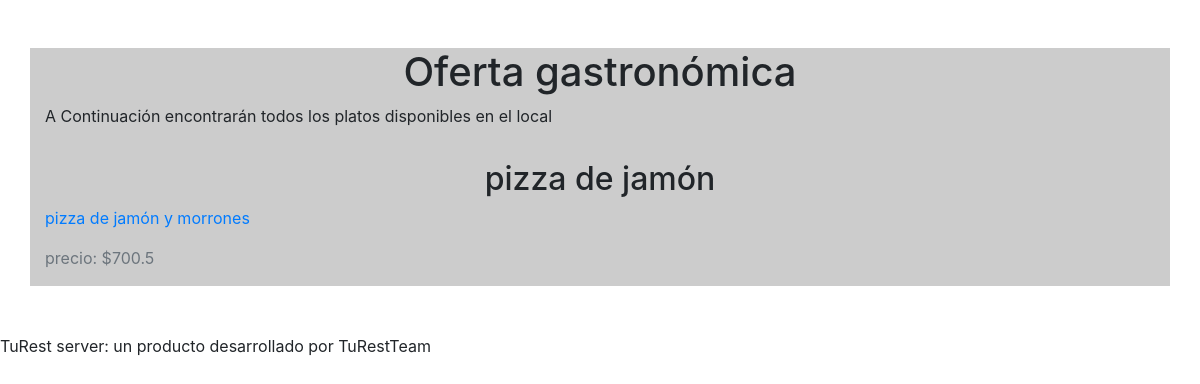
The app's page /, older data.
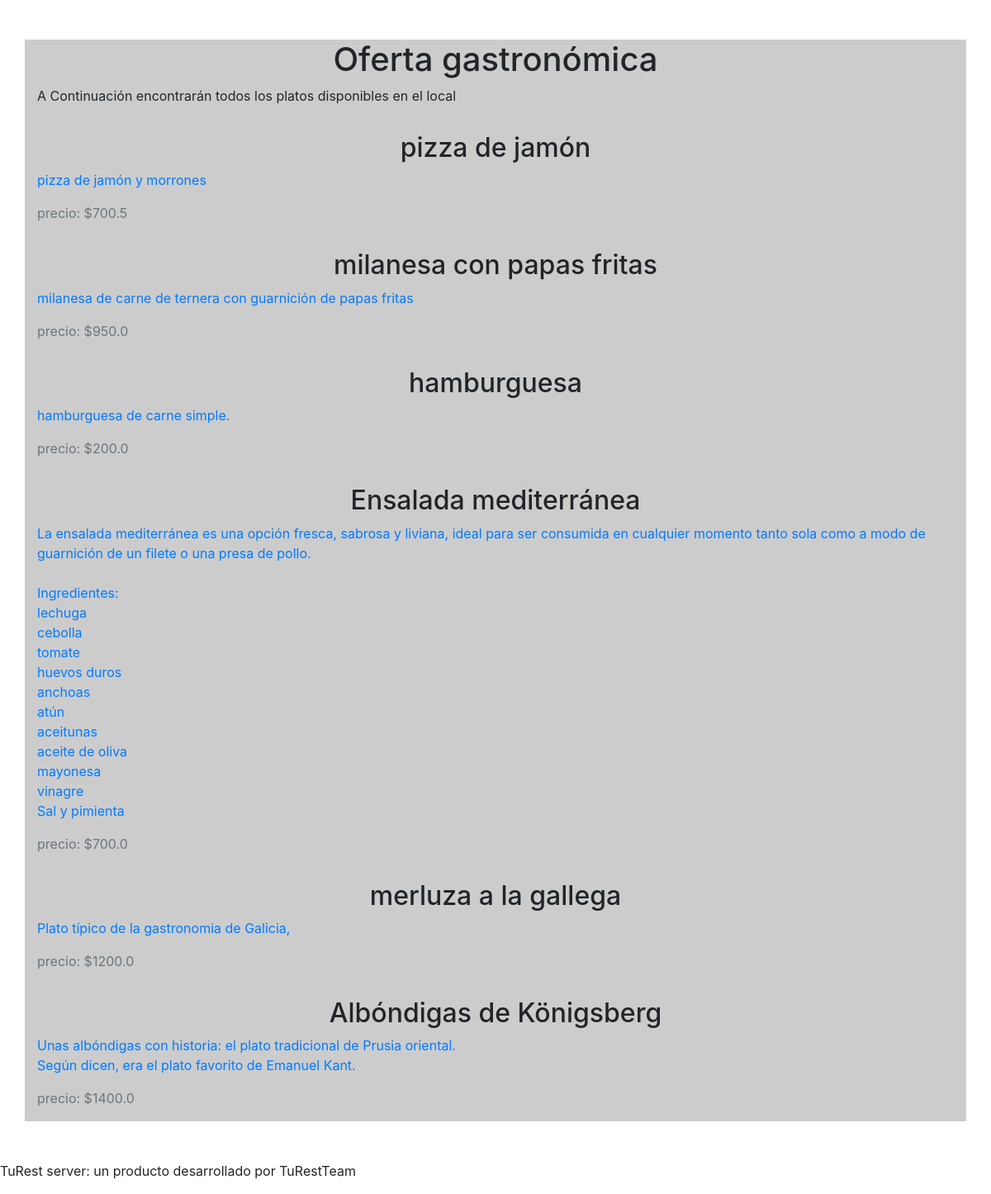
The same page, newer data.
### administracion/models.py (models this page shows, shortened)
class Item(models.Model):
	author = models.ForeignKey('auth.User', on_delete=models.CASCADE)
	name = models.CharField(max_length=200)
	description = models.TextField()
	price = models.FloatField()
	created_date = models.DateTimeField(default=timezone.now)
	updateDate = models.DateTimeField(blank=True, null=True)

### portal/views.py (the view)
# urls.py: path('', views.home, name='panel'),
def home(request):
	return render(request, 'portal/home.html', {'items':Item.objects.all()})

### portal/templates/portal/home.html
{% extends 'publicStructure.html' %}
{% block content %}
	<div class="row mt-5">
		<div class="col-12">
			<h1 class="text-center">Oferta gastronómica</h1>
			<p>A Continuación encontrarán todos los platos disponibles en el local</p>
		</div>
	</div>
	{% for item in items %}
		<article class="row mt-3">
			<div class="col-12">
				<h2 class="text-center">{{item.name}}</h2>
				<p class="text-primary">{{item.description|linebreaksbr}}</p>
				<p class="text-secondary">precio: ${{item.price}}</p>
			</div>
		</article>
	{% endfor %}
{% endblock %}

Row changes from the older to the newer data that the page shows:
added Item: name "milanesa con papas fritas", description "milanesa de carne de ternera con guarnición de papas fritas", price "950.0"
added Item: name "hamburguesa", description "hamburguesa de carne simple.", price "200.0"
added Item: name "Ensalada mediterránea", description "La ensalada mediterránea es una opción fresca, sabrosa y liviana, ideal para ser consumida en cualquier momento tanto sola como a modo de guarnición de un filete o una presa de pollo. Ingredientes: lechuga cebolla tomate huevos duros anchoas atún aceitunas aceite de oliva mayonesa vinagre Sal y pimienta", price "700.0"
added Item: name "merluza a la gallega", description "Plato típico de la gastronomia de Galicia,", price "1200.0"
added Item: name "Albóndigas de Königsberg", description "Unas albóndigas con historia: el plato tradicional de Prusia oriental. Según dicen, era el plato favorito de Emanuel Kant.", price "1400.0"
